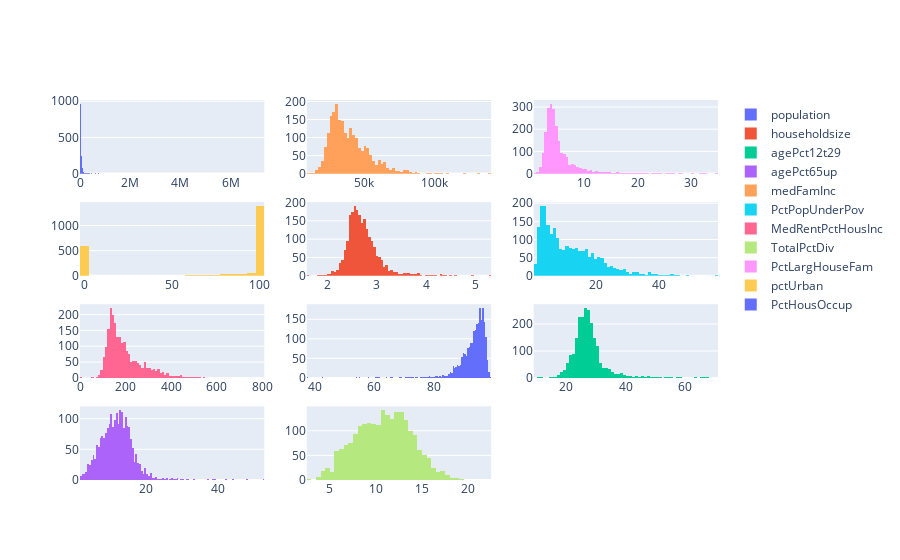

Write notebook code for a chart like this one.
### Markdown cell above
Have a look at distributions in our features for following analysis.

### Code cell
fig = make_subplots(rows=4, cols=3, start_cell="top-left")

for index, feature in zip(range(0, 11), df):
    fig.add_trace(go.Histogram(x = df[feature],  name=feature), row = (index % 4) + 1, col= (index % 3) + 1)
    xaxis_id = 'xaxis' if index == 0 else f'xaxis{index}'
    #fig['layout'][xaxis_id]['title']= feature, needs work to bring in labels

fig.show()

### Figure 1 — Plotly figure (JSON) as saved in the notebook; plotly's stock layout.template omitted (floating-point values rounded to 4 significant figures; data arrays with more than 128 entries replaced by an {"elided": "..."} marker saying what was removed)
{"data": [{"name": "population", "type": "histogram", "x": {"elided": "2215 int values"}, "xaxis": "x", "yaxis": "y"}, {"name": "householdsize", "type": "histogram", "x": {"elided": "2215 float values"}, "xaxis": "x5", "yaxis": "y5"}, {"name": "agePct12t29", "type": "histogram", "x": {"elided": "2215 float values"}, "xaxis": "x9", "yaxis": "y9"}, {"name": "agePct65up", "type": "histogram", "x": {"elided": "2215 float values"}, "xaxis": "x10", "yaxis": "y10"}, {"name": "medFamInc", "type": "histogram", "x": {"elided": "2215 int values"}, "xaxis": "x2", "yaxis": "y2"}, {"name": "PctPopUnderPov", "type": "histogram", "x": {"elided": "2215 float values"}, "xaxis": "x6", "yaxis": "y6"}, {"name": "MedRentPctHousInc", "type": "histogram", "x": {"elided": "2215 int values"}, "xaxis": "x7", "yaxis": "y7"}, {"name": "TotalPctDiv", "type": "histogram", "x": {"elided": "2215 float values"}, "xaxis": "x11", "yaxis": "y11"}, {"name": "PctLargHouseFam", "type": "histogram", "x": {"elided": "2215 float values"}, "xaxis": "x3", "yaxis": "y3"}, {"name": "pctUrban", "type": "histogram", "x": {"elided": "2215 float values"}, "xaxis": "x4", "yaxis": "y4"}, {"name": "PctHousOccup", "type": "histogram", "x": {"elided": "2215 float values"}, "xaxis": "x8", "yaxis": "y8"}], "layout": {"xaxis": {"anchor": "y", "domain": [0, 0.2889]}, "xaxis10": {"anchor": "y10", "domain": [0, 0.2889]}, "xaxis11": {"anchor": "y11", "domain": [0.3556, 0.6444]}, "xaxis12": {"anchor": "y12", "domain": [0.7111, 1]}, "xaxis2": {"anchor": "y2", "domain": [0.3556, 0.6444]}, "xaxis3": {"anchor": "y3", "domain": [0.7111, 1]}, "xaxis4": {"anchor": "y4", "domain": [0, 0.2889]}, "xaxis5": {"anchor": "y5", "domain": [0.3556, 0.6444]}, "xaxis6": {"anchor": "y6", "domain": [0.7111, 1]}, "xaxis7": {"anchor": "y7", "domain": [0, 0.2889]}, "xaxis8": {"anchor": "y8", "domain": [0.3556, 0.6444]}, "xaxis9": {"anchor": "y9", "domain": [0.7111, 1]}, "yaxis": {"anchor": "x", "domain": [0.8063, 1]}, "yaxis10": {"anchor": "x10", "domain": [0, 0.1938]}, "yaxis11": {"anchor": "x11", "domain": [0, 0.1938]}, "yaxis12": {"anchor": "x12", "domain": [0, 0.1938]}, "yaxis2": {"anchor": "x2", "domain": [0.8063, 1]}, "yaxis3": {"anchor": "x3", "domain": [0.8063, 1]}, "yaxis4": {"anchor": "x4", "domain": [0.5375, 0.7312]}, "yaxis5": {"anchor": "x5", "domain": [0.5375, 0.7312]}, "yaxis6": {"anchor": "x6", "domain": [0.5375, 0.7312]}, "yaxis7": {"anchor": "x7", "domain": [0.2687, 0.4625]}, "yaxis8": {"anchor": "x8", "domain": [0.2687, 0.4625]}, "yaxis9": {"anchor": "x9", "domain": [0.2687, 0.4625]}}}
